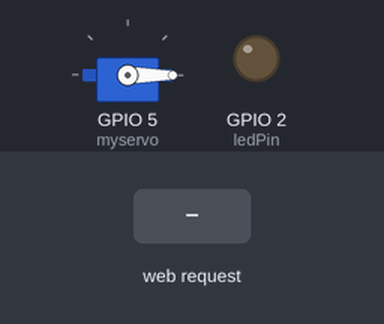
Bench run of a sketch on a simulated ESP8266 (NodeMCU). Shown: servo, output pins drawn as LEDs (lit = HIGH). The inputs (shaded band) are chosen by the test bench. WiFi joins after 1.5 s; servers stay silent unless stated; storage starts empty; EEPROM starts erased; what the sketch prints to the serial monitor is not drawn.

Above: at 3.2 s.
3.3 s: HTTP request GET /save received
4.8 s: HTTP request GET /upTen received
Timing chart, 0 to 7.8 s (numbered marks = the images above; inputs shaded):
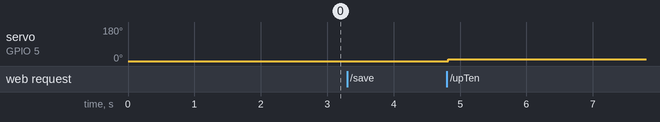

The sketch:

ESP8266_WebServoControl.ino
```cpp
// (licence header left out)
#include <ESP8266WiFi.h>
#include <ESPAsyncTCP.h>
#include <ESPAsyncWebServer.h>
#include <Servo.h>
#include <EEPROM.h>

// SERVO
Servo myservo;
int servoValue = 0;
int servoValueOffset = 0;
typedef enum Direction {
  up, upTen,
  down, downTen,
};
int servoSaveAddr = 0;

// NETWORK
const char* ssid = "Tanut";
const char* password = "NnNnNnNn";

// LED
const int ledPin = 2;
String ledState;

// Create AsyncWebServer object on port 80
AsyncWebServer server(80);


void updateServo(Direction d) {
  if (d == upTen){
    servoValue += 10;
  } else if (d == up){
    servoValue += 1;
  } else if (d == downTen){
    servoValue -= 10;
  } else if (d == down){
    servoValue -= 1;
  }
  myservo.write(servoValue + servoValueOffset);
}

void loadServoValue() {
  int v;
  EEPROM.get(servoSaveAddr, v);
  Serial.print("Read value = ");
  Serial.println(v);
  if (v < -180 || v > 180) {
    servoValueOffset = 0;
  } else {
    servoValueOffset = v;
  }
  Serial.print("SERVO OFFSET = ");
  Serial.println(servoValueOffset);
}

void saveServoValue() {
  int v = servoValueOffset + servoValue;
  Serial.print("Value to save = ");
  Serial.println(v);
  EEPROM.put(servoSaveAddr, v);
  EEPROM.commit();
}

String processor(const String& var){
  if(var == "VALUE"){
    return String(servoValue);
  }
}

void setup(){
  Serial.begin(115200);
  EEPROM.begin(512);

  // Servo
  Serial.println("=== START SERVO ===");
  loadServoValue();
  myservo.attach(5);
  myservo.write(servoValueOffset);

  // LED
  pinMode(ledPin, OUTPUT);

  // Initialize SPIFFS
  if(!SPIFFS.begin()){
    Serial.println("An Error has occurred while mounting SPIFFS");
    return;
  }

  // Connect to Wi-Fi
  WiFi.begin(ssid, password);
  while (WiFi.status() != WL_CONNECTED) {
    delay(1000);
    Serial.println("Connecting to WiFi..");
  }

  // Print ESP32 Local IP Address
  Serial.println(WiFi.localIP());

  // Route for root / web page
  server.on("/", HTTP_GET, [](AsyncWebServerRequest *request){
    request->send(SPIFFS, "/index.html", String(), false, processor);
  });

  server.on("/style.css", HTTP_GET, [](AsyncWebServerRequest *request){
    request->send(SPIFFS, "/style.css", "text/css");
  });

  server.on("/up", HTTP_GET, [](AsyncWebServerRequest *request){
    updateServo(up);
    request->send(SPIFFS, "/index.html", String(), false, processor);
  });

  server.on("/upTen", HTTP_GET, [](AsyncWebServerRequest *request){
    updateServo(upTen);
    request->send(SPIFFS, "/index.html", String(), false, processor);
  });

  server.on("/down", HTTP_GET, [](AsyncWebServerRequest *request){
    updateServo(down);
    request->send(SPIFFS, "/index.html", String(), false, processor);
  });

  server.on("/downTen", HTTP_GET, [](AsyncWebServerRequest *request){
    updateServo(downTen);
    request->send(SPIFFS, "/index.html", String(), false, processor);
  });

  server.on("/save", HTTP_GET, [](AsyncWebServerRequest *request){
    saveServoValue();
    request->send(SPIFFS, "/index.html", String(), false, processor);
  });

  // Start server
  server.begin();
}

void loop(){

}


//  server.on("/temperature", HTTP_GET, [](AsyncWebServerRequest *request){
//    request->send_P(200, "text/plain", getTemperature().c_str());
//  });
//
//  server.on("/humidity", HTTP_GET, [](AsyncWebServerRequest *request){
//    request->send_P(200, "text/plain", getHumidity().c_str());
//  });
//
//  server.on("/pressure", HTTP_GET, [](AsyncWebServerRequest *request){
//    request->send_P(200, "text/plain", getPressure().c_str());
//  });
```

Measured:
- after the input at 3.3 s, every drawn part: stays the same
- after the input at 4.8 s, servo on GPIO 5 (myservo): 0° → 9° at once
